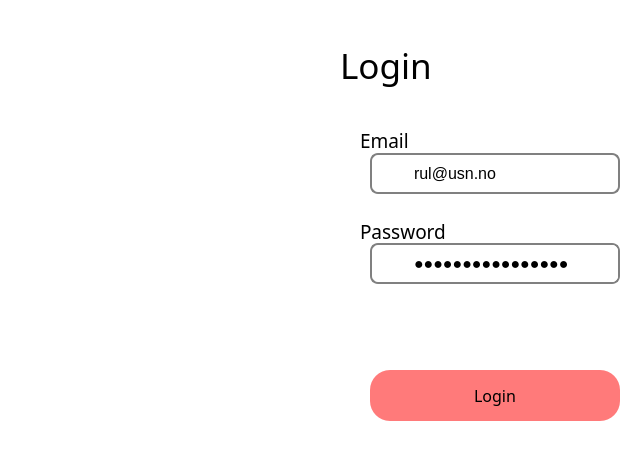
<?xml version="1.0" encoding="UTF-8"?>
<ui version="4.0">
 <class>LoginDialog</class>
 <widget class="QDialog" name="LoginDialog">
  <property name="geometry">
   <rect>
    <x>0</x>
    <y>0</y>
    <width>627</width>
    <height>469</height>
   </rect>
  </property>
  <property name="windowTitle">
   <string>Dialog</string>
  </property>
  <property name="styleSheet">
   <string notr="true">background-color: #FFFFFF;
</string>
  </property>
  <property name="modal">
   <bool>true</bool>
  </property>
  <widget class="QLabel" name="label">
   <property name="geometry">
    <rect>
     <x>340</x>
     <y>30</y>
     <width>221</width>
     <height>71</height>
    </rect>
   </property>
   <property name="font">
    <font>
     <family>Sans Serif Collection</family>
     <pointsize>26</pointsize>
     <weight>50</weight>
     <bold>false</bold>
    </font>
   </property>
   <property name="styleSheet">
    <string notr="true"/>
   </property>
   <property name="text">
    <string>Login</string>
   </property>
  </widget>
  <widget class="QLabel" name="label_2">
   <property name="geometry">
    <rect>
     <x>360</x>
     <y>130</y>
     <width>61</width>
     <height>21</height>
    </rect>
   </property>
   <property name="font">
    <font>
     <family>Sans Serif Collection</family>
     <pointsize>14</pointsize>
    </font>
   </property>
   <property name="text">
    <string>Email</string>
   </property>
  </widget>
  <widget class="QLabel" name="label_3">
   <property name="geometry">
    <rect>
     <x>360</x>
     <y>221</y>
     <width>101</width>
     <height>20</height>
    </rect>
   </property>
   <property name="font">
    <font>
     <family>Sans Serif Collection</family>
     <pointsize>14</pointsize>
    </font>
   </property>
   <property name="text">
    <string>Password</string>
   </property>
  </widget>
  <widget class="QLineEdit" name="lineEditEmail">
   <property name="geometry">
    <rect>
     <x>370</x>
     <y>153</y>
     <width>250</width>
     <height>41</height>
    </rect>
   </property>
   <property name="font">
    <font>
     <pointsize>12</pointsize>
    </font>
   </property>
   <property name="styleSheet">
    <string notr="true">padding: 1px;
border-style: solid;
border: 2px solid gray;
border-radius: 8px;
padding-left: 40px;</string>
   </property>
   <property name="text">
    <string>rul@usn.no</string>
   </property>
  </widget>
  <widget class="QLineEdit" name="lineEditPassword">
   <property name="geometry">
    <rect>
     <x>370</x>
     <y>243</y>
     <width>250</width>
     <height>41</height>
    </rect>
   </property>
   <property name="font">
    <font>
     <pointsize>12</pointsize>
    </font>
   </property>
   <property name="styleSheet">
    <string notr="true">lineedit-password-character: 9679;
lineedit-password-mask-delay: 1000; 
padding: 1px;
border-style: solid;
border: 2px solid gray;
border-radius: 8px;
padding-left: 40px;
padding-right: 35px;

</string>
   </property>
   <property name="inputMethodHints">
    <set>Qt::ImhHiddenText|Qt::ImhNoAutoUppercase|Qt::ImhNoPredictiveText|Qt::ImhSensitiveData</set>
   </property>
   <property name="text">
    <string>Runecxcxcxzcxzcv</string>
   </property>
   <property name="echoMode">
    <enum>QLineEdit::Password</enum>
   </property>
  </widget>
  <widget class="QLabel" name="labIconEmail">
   <property name="geometry">
    <rect>
     <x>380</x>
     <y>163</y>
     <width>31</width>
     <height>20</height>
    </rect>
   </property>
   <property name="text">
    <string/>
   </property>
   <property name="pixmap">
    <pixmap>Images/mail.svg</pixmap>
   </property>
  </widget>
  <widget class="QLabel" name="labIconLock">
   <property name="geometry">
    <rect>
     <x>376</x>
     <y>250</y>
     <width>30</width>
     <height>30</height>
    </rect>
   </property>
   <property name="styleSheet">
    <string notr="true"/>
   </property>
   <property name="text">
    <string/>
   </property>
   <property name="pixmap">
    <pixmap>Images/lock.svg</pixmap>
   </property>
   <property name="scaledContents">
    <bool>true</bool>
   </property>
  </widget>
  <widget class="QPushButton" name="pushButton">
   <property name="geometry">
    <rect>
     <x>370</x>
     <y>370</y>
     <width>250</width>
     <height>51</height>
    </rect>
   </property>
   <property name="font">
    <font>
     <family>Sans Serif Collection</family>
     <pointsize>12</pointsize>
    </font>
   </property>
   <property name="styleSheet">
    <string notr="true">QPushButton {
              border: 1px  #FF7A7A;
			 border-radius: 20px;
			 background-color: #FF7A7A;
            }            
QPushButton:hover {
                background-color:#F07070;;
            }

QPushButton:pressed  {
                background-color:#C07070;;
            }
</string>
   </property>
   <property name="text">
    <string>Login</string>
   </property>
   <property name="iconSize">
    <size>
     <width>18</width>
     <height>18</height>
    </size>
   </property>
  </widget>
  <widget class="QLabel" name="label_5">
   <property name="geometry">
    <rect>
     <x>10</x>
     <y>20</y>
     <width>381</width>
     <height>301</height>
    </rect>
   </property>
   <property name="text">
    <string/>
   </property>
   <property name="pixmap">
    <pixmap>Images/login.svg</pixmap>
   </property>
   <property name="scaledContents">
    <bool>false</bool>
   </property>
  </widget>
  <widget class="QLabel" name="label_6">
   <property name="geometry">
    <rect>
     <x>0</x>
     <y>240</y>
     <width>631</width>
     <height>234</height>
    </rect>
   </property>
   <property name="text">
    <string/>
   </property>
   <property name="pixmap">
    <pixmap>Images/login_bottom.png</pixmap>
   </property>
   <property name="scaledContents">
    <bool>true</bool>
   </property>
  </widget>
  <widget class="QLabel" name="btnIcoVisibility">
   <property name="geometry">
    <rect>
     <x>587</x>
     <y>245</y>
     <width>31</width>
     <height>37</height>
    </rect>
   </property>
   <property name="styleSheet">
    <string notr="true">QLabel {
      border-radius: 6px;
  }

QLabel:hover {
                background-color:#E0E0E0;
            }
QLabel:pressed {
                background-color:#C0C0C0;
            }
</string>
   </property>
   <property name="text">
    <string/>
   </property>
   <property name="pixmap">
    <pixmap>Images/visibility.svg</pixmap>
   </property>
  </widget>
  <widget class="QPushButton" name="pushButton_2">
   <property name="geometry">
    <rect>
     <x>587</x>
     <y>247</y>
     <width>31</width>
     <height>34</height>
    </rect>
   </property>
   <property name="styleSheet">
    <string notr="true">QPushButton {
      border-radius: 6px;
  }

QPushButton:hover {
                background-color:#E0E0E0;
            }
QPushButton:pressed {
                background-color:#C0C0C0;
            }
</string>
   </property>
   <property name="text">
    <string/>
   </property>
   <property name="icon">
    <iconset>
     <normaloff>Images/visibility.svg</normaloff>Images/visibility.svg</iconset>
   </property>
   <property name="iconSize">
    <size>
     <width>30</width>
     <height>30</height>
    </size>
   </property>
  </widget>
  <zorder>label_6</zorder>
  <zorder>label_5</zorder>
  <zorder>label</zorder>
  <zorder>label_2</zorder>
  <zorder>label_3</zorder>
  <zorder>lineEditEmail</zorder>
  <zorder>lineEditPassword</zorder>
  <zorder>labIconEmail</zorder>
  <zorder>labIconLock</zorder>
  <zorder>pushButton</zorder>
  <zorder>btnIcoVisibility</zorder>
  <zorder>pushButton_2</zorder>
 </widget>
 <resources/>
 <connections/>
</ui>
